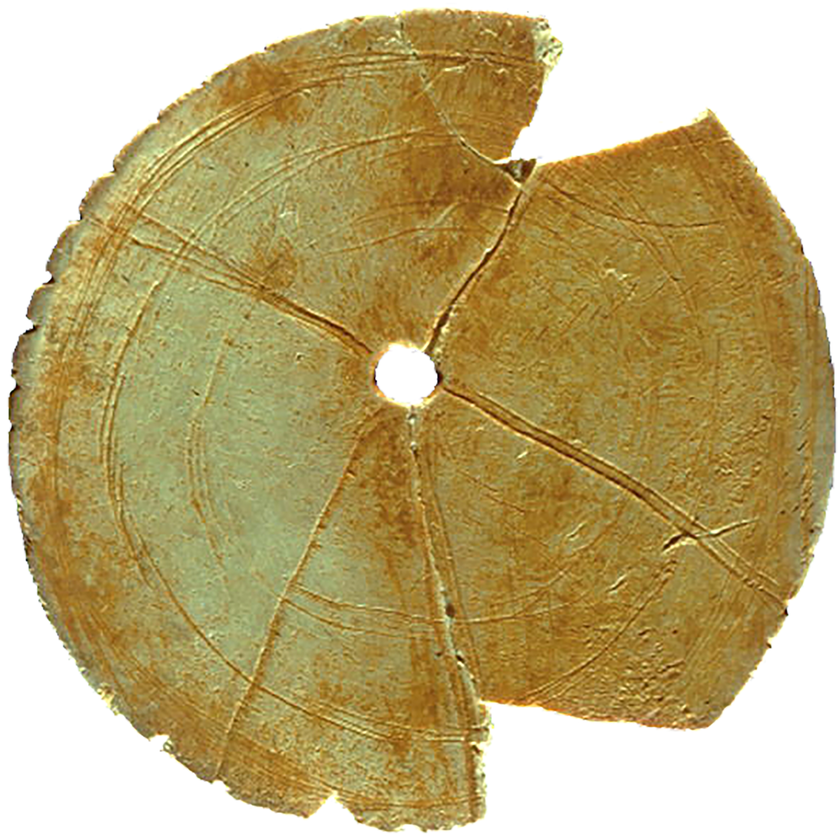
#> input picture Human_vs_non_Human/data/original/non-human/10.png, 840 x 840 px, shrunk from 1920 x 1920 before the run; its folder holds only this picture in this run
$ python image_preprocessing.py
#> lines starting #> are read from the running program, lines starting #| are printed output that depends on the picture
import os
import fnmatch
from math import ceil
import cv2
import numpy as np
import matplotlib.pyplot as plt


def create_dirs(dirs: list):
    for direc in dirs:
        if not os.path.exists(direc):
            os.makedirs(direc)


def get_images(dir_loc: str, categories: list):
    img_s, groups = {}, categories
    for group in groups:
        img_s.update({group: []})
        img_dir = os.path.join(dir_loc, group)
        img_dir = img_dir.replace('\\', "/")
        for path, sub_dirs, files in os.walk(img_dir):
            for file in fnmatch.filter(files, "*.png"):
                img_s[group].append(os.path.join(path, file))
    return img_s


def split_images(img_s: dict, x_break: int, y_break: int, new_radial_loc: str, new_non_radial_loc: str):
    create_dirs([new_radial_loc, new_non_radial_loc])

    for idx, img_path in enumerate(img_s['non-human']):
        img_name = img_path.split("/")[-1].split(".")[0]
        img_name = img_name.split('\\')[-1]
        img = cv2.imread(img_path)
#> img is the input picture: shape (840, 840, 3); mean B, G, R 121.6, 171.9, 189.5
        preview_img = cv2.cvtColor(img, cv2.COLOR_BGR2RGB)
        height, width, depth = img.shape
#> height = 840; width = 840; depth = 3
        s_height = ceil(height / y_break)
#> s_height = 105
        s_width = ceil(width / x_break)
#> s_width = 105
        for i in range(y_break):
            for j in range(x_break):
                temp = img[i * s_height:(i + 1) * s_height, j * s_width:(j + 1) * s_width]
                white_pix = len(np.where(temp == 255)[0])
                if white_pix < 0.8 * temp.shape[0] * temp.shape[1]:
                    cv2.imwrite("{}/{}_{}_{}.png".format(new_non_radial_loc, img_name, i, j), temp)
                if white_pix > 0.8 * temp.shape[0] * temp.shape[1]:
                    cv2.imwrite("{}/{}_{}_{}.png".format(new_non_radial_loc, img_name, i, j), temp)
#> this loop made 8 passes
#> pass 1, in split_images, `cv2.imwrite("{}/{}_{}_{}.png".format(new_non_radial_loc, img_name, i, ..`:
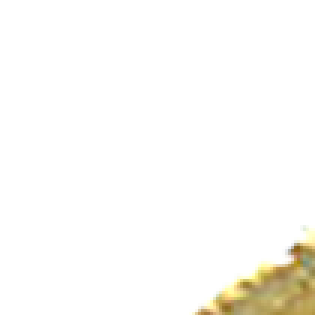
#> saved as 10_0_1.png: shape (105, 105, 3) (shown 3 times larger); mean B, G, R 247, 250.5, 251.6
#> pass 1, in split_images, `cv2.imwrite("{}/{}_{}_{}.png".format(new_non_radial_loc, img_name, i, ..`:
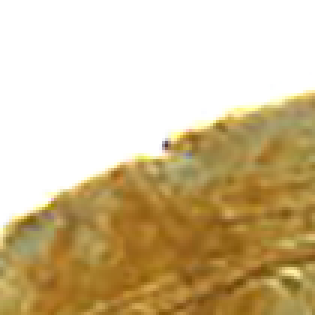
#> saved as 10_0_2.png: shape (105, 105, 3) (shown 3 times larger); mean B, G, R 152.3, 190.6, 209.7
#> pass 1, in split_images, `cv2.imwrite("{}/{}_{}_{}.png".format(new_non_radial_loc, img_name, i, ..`:
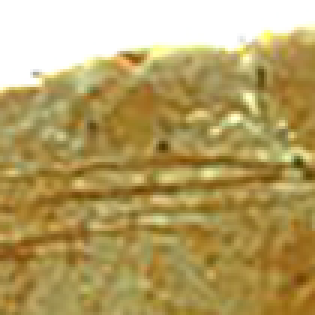
#> saved as 10_0_3.png: shape (105, 105, 3) (shown 3 times larger); mean B, G, R 102.4, 160.7, 181.4

        print("Split completed for image:", img_path)

    for idx, img_path in enumerate(i for i in img_s['human']):
        img_name = img_path.split("/")[-1].split(".")[0]
        img_name = img_name.split('\\')[-1]
        img = cv2.imread(img_path)
        preview_img = cv2.cvtColor(img, cv2.COLOR_BGR2RGB)
        height, width, depth = img.shape
        s_height = ceil(height / y_break)
        s_width = ceil(width / x_break)
        for i in range(y_break):
            for j in range(x_break):
                temp = img[i * s_height:(i + 1) * s_height, j * s_width:(j + 1) * s_width]
                white_pix = len(np.where(temp == 255)[0])
                if white_pix < 0.8 * temp.shape[0] * temp.shape[1]:
                    cv2.imwrite("{}/{}_{}_{}.png".format(new_radial_loc, img_name, i, j), temp)
                if white_pix > 0.8 * temp.shape[0] * temp.shape[1]:
                    cv2.imwrite("{}/{}_{}_{}.png".format(new_radial_loc, img_name, i, j), temp)
        print("Split completed for image:", img_path)
    print("Images created successfully")


if __name__ == '__main__':
    #image_dir = "C:\Users\jahna\neDrive\Documents\GitHub\Project\classfication_radial_vs_non_radial\data\original"
    image_dir = "C:/Users/jahna/OneDrive/Documents/GitHub/Project/classfication_human_vs_non_human/data/original"
    labels = ['human', 'non-human']
    x_div, y_div = 8, 8
    radial_folder = "C:/Users/jahna/OneDrive/Documents/GitHub/Project/classfication_human_vs_non_human/data/cropped/{}x{}/human".format(x_div, y_div)
    #radial_folder = "data/cropped/{0}x{0}/radial".format(x_div, y_div)
    non_radial_folder = "C:/Users/jahna/OneDrive/Documents/GitHub/Project/classfication_human_vs_non_human/data/cropped/{}x{}/non-human".format(x_div, y_div)
    #non_radial_folder = "data/cropped/{0}x{0}/non-radial".format(x_div, y_div)
    images = get_images(image_dir, labels)
    split_images(images, x_div, y_div, radial_folder, non_radial_folder)
